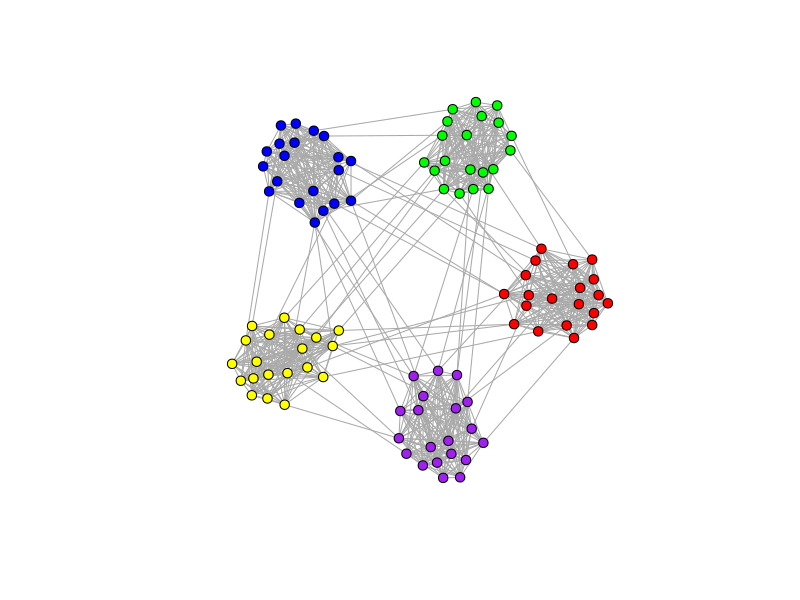
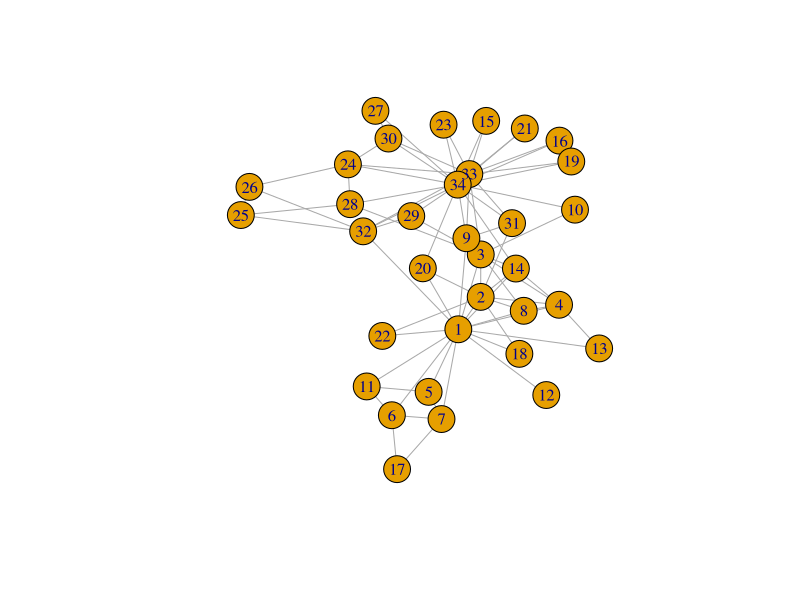

Recreate these plots in R, in order.
## ---- chunk 1
knitr::opts_chunk$set(
  collapse = TRUE,
  comment = "#>"
)
## ---- chunk 2
library(igraph)
## ---- chunk 3
set.seed(1234)
g <- sample_islands(5, 20, 0.9, 5)
g <- simplify(g)

colors <- c("red", "green", "blue", "yellow", "purple")

V(g)$color <- rep(colors, each = 20)
plot(g, vertex.label = NA, vertex.size = 5)
## ---- chunk 4
algs <- as.character(lsf.str("package:igraph"))
algs[grepl("cluster_", algs)]
## ---- chunk 5
karate <- make_graph("Zachary")
plot(karate)
## ---- chunk 6
# compute clustering
clu <- cluster_louvain(karate)

# cluster membership vector
mem <- membership(clu)
mem

# clusters as list
com <- communities(clu)
com
## ---- chunk 7

imc <- cluster_infomap(karate)
lec <- cluster_leading_eigen(karate)
loc <- cluster_louvain(karate)
sgc <- cluster_spinglass(karate)
wtc <- cluster_walktrap(karate)

scores <- c(
  infomap = modularity(karate, membership(imc)),
  eigen = modularity(karate, membership(lec)),
  louvain = modularity(karate, membership(loc)),
  spinglass = modularity(karate, membership(sgc)),
  walk = modularity(karate, membership(wtc))
)
scores
